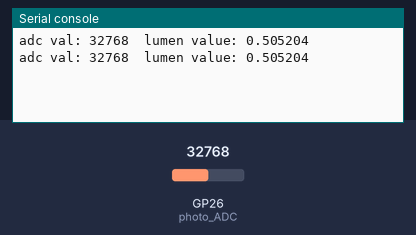
This program was run on a simulated Raspberry Pi Pico running MicroPython. On the bench: the last lines printed to the serial console. The inputs (shaded band) are chosen by the test bench; at power-on: GP26 (photo_ADC) = 32768 (analog values on the 0–65535 scale).

Above: at 1.2 s.
1.3 s: GP26 (photo_ADC) set to 45874
At 2.6 s:
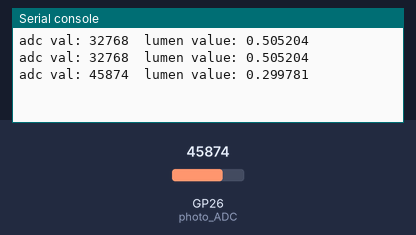
2.8 s: GP26 (photo_ADC) set to 57670
At 3.8 s:
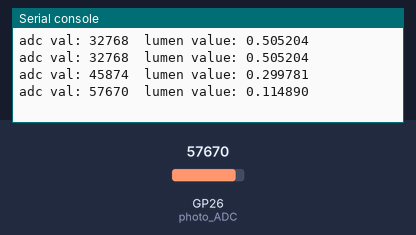
Timing chart, 0 to 5.8 s (numbered marks = the images above; inputs shaded):
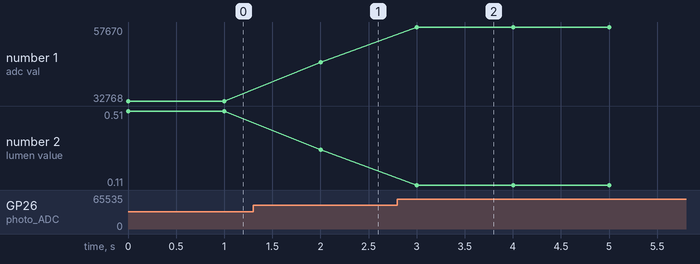

The program:

photoresistor.py
```python
from machine import Pin, ADC
import time


photo_ADC = ADC(Pin(26)) # can change this value for different adc pins

def process_lumens(photoresistor_ADC_pin: ADC) -> float:
    """
    Gets adc value from photoresistor, returns a float for the lumens.
    Assuming to use a 3k ohm resistor in series with the photoresistor
    for the voltage divider. ADC measures voltage relative to ground
    across photoresistor.

    *** prints adc val for now for adjusting of values ***

    Args:
        photoresistor_ADC_pin (ADC): the ADC pin set to read the photresistor voltage

    Returns:
        float: the value of luminosity in lumens
    """

    MAX_ADC = 65000
    ADC_RANGE = MAX_ADC - 1200 # dont change
    adc_val = photo_ADC.read_u16()

    print(f"adc val: {adc_val}", end = "\t")
    lumens = (-adc_val + MAX_ADC)/(ADC_RANGE)
    return lumens

while True:
    print(f"lumen value: {process_lumens(photo_ADC):02f}")
    time.sleep_ms(1000)
    
```

Measured:
- after the input at 1.3 s, the serial console: prints a new line after 0.70 s (image 1)
- after the input at 2.8 s, the serial console: prints a new line after 0.20 s (image 2)
- plotted number 1: 32768 → 45874 after the input at 1.3 s, 45874 → 57670 after the input at 2.8 s
- plotted number 2: 0.51 → 0.3 after the input at 1.3 s, 0.3 → 0.11 after the input at 2.8 s
